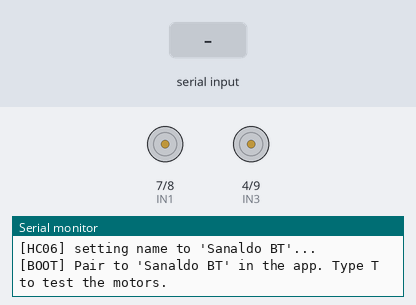
The sketch below on a simulated Arduino Nano, built with avr-gcc and run on an emulated ATmega328P. Shown: motor-driver pin pairs drawn as motors (green arrow = first pin HIGH = forward, orange = second pin HIGH = backward, longer = more drive, scaled by the enable pin), the last lines printed to the serial monitor. The inputs (shaded band) are chosen by the test bench.

Above: at 3.4 s.
3.5 s: byte 84 ('T') received over Serial
At 3.9 s:
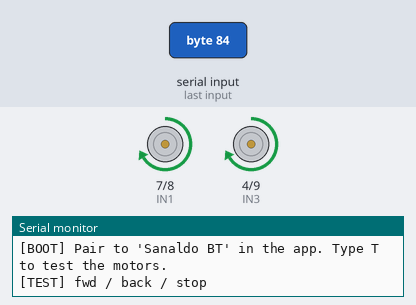
6.0 s: "G\n" received over Serial
At 7.7 s:
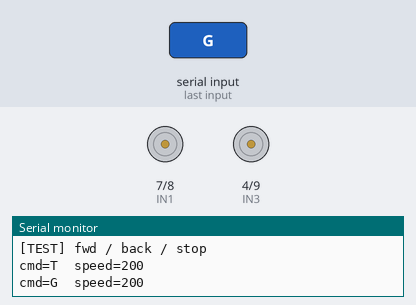
8.1 s: byte 76 ('L') received over Serial
At 8.5 s:
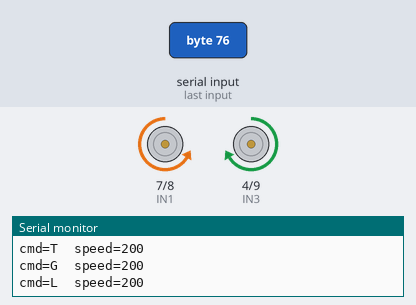
10.2 s: byte 82 ('R') received over Serial
At 10.6 s:
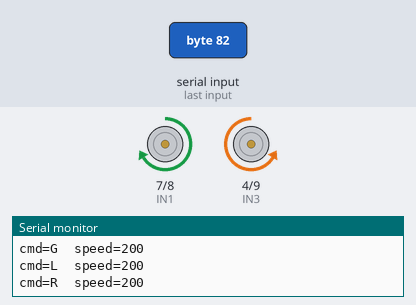
12.3 s: byte 73 ('I') received over Serial
At 12.7 s:
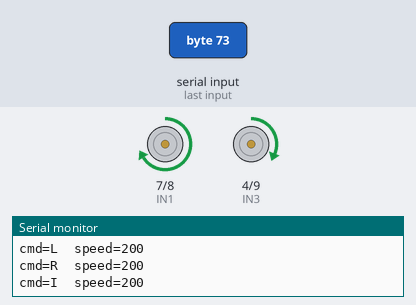
14.4 s: byte 74 ('J') received over Serial
At 14.8 s:
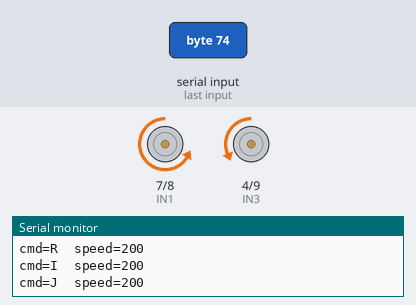
Timing chart, 0 to 17.4 s (numbered marks = the images above; inputs shaded):
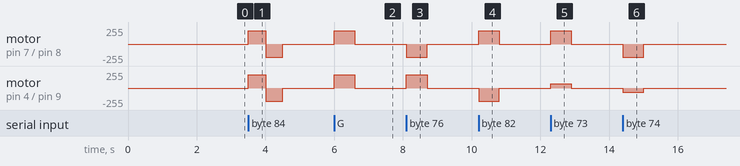

Measured:
- after the input at 3.5 s, motor on pin 7 (IN1) / pin 8 (IN2), motor on pin 4 (IN3) / pin 9 (IN4): stopped → forward 200/255 at once, → backward 200/255 0.50 s later, → stopped 0.50 s later
- after the input at 6.0 s, motor on pin 7 (IN1) / pin 8 (IN2), motor on pin 4 (IN3) / pin 9 (IN4): stopped → forward 200/255 at once, → stopped 0.60 s later
- after the input at 8.1 s, motor on pin 7 (IN1) / pin 8 (IN2): stopped → backward 200/255 at once, → stopped 0.60 s later; motor on pin 4 (IN3) / pin 9 (IN4): stopped → forward 200/255 at once, → stopped 0.60 s later
- after the input at 10.2 s, motor on pin 7 (IN1) / pin 8 (IN2): stopped → forward 200/255 at once, → stopped 0.60 s later; motor on pin 4 (IN3) / pin 9 (IN4): stopped → backward 200/255 at once, → stopped 0.60 s later
- after the input at 12.3 s, motor on pin 7 (IN1) / pin 8 (IN2): stopped → forward 200/255 at once, → stopped 0.60 s later; motor on pin 4 (IN3) / pin 9 (IN4): stopped → forward 66/255 at once, → stopped 0.60 s later
- after the input at 14.4 s, motor on pin 7 (IN1) / pin 8 (IN2): stopped → backward 200/255 at once, → stopped 0.60 s later; motor on pin 4 (IN3) / pin 9 (IN4): stopped → backward 66/255 at once, → stopped 0.60 s later

The sketch:

arduinonanohc06.ino
```cpp
// arduinonanohc06.ino — 2WD car driven by the "BT Arduino Car Controller" phone
// app (Devloper.xyz) over an HC-06 Bluetooth module. Arduino Nano.
//
// Board:  Arduino Nano (ATmega328P)
// BT:     HC-06 (Bluetooth Classic SPP) on SoftwareSerial — USB Serial stays free.
// Driver: L298N
//
// App protocol (one letter per button):
//   F=fwd  B=back  L=left  R=right   S=stop
//   I=fwd-right  G=fwd-left   J=back-right  H=back-left   (diagonals: inner wheel slowed)
//   '0'..'9' = speed slider.  Anything else -> printed as "unknown".
//
// WIRING (Nano -> HC-06):  D2 <- HC-06 TX,  D3 -> HC-06 RX (3.3V! use a divider),  5V, GND
// WIRING (Nano -> L298N):  D5->ENA D7->IN1 D8->IN2 (LEFT)   D6->ENB D4->IN3 D9->IN4 (RIGHT)

#include <SoftwareSerial.h>
SoftwareSerial BT(2, 3);            // RX (<-HC-06 TX), TX (->HC-06 RX)

#define ENA 5
#define IN1 7
#define IN2 8
#define ENB 6
#define IN3 4
#define IN4 9

int speedCar = 200;                 // 0..255, set by the app's '0'..'9' slider
const int speed_Coeff = 3;          // diagonal: inner wheel runs at speed/speed_Coeff
unsigned long lastCmd = 0;          // deadman timer (HC-06 has no link status)
const unsigned long TIMEOUT = 600;  // no command for this long -> stop
#define BT_NAME "Sanaldo BT"        // HC-06 name, set automatically at boot (see setup)

// one wheel, signed -255..255: direction pins + PWM magnitude
void wheel(int pwm, int a, int b, int s) {
  digitalWrite(a, s > 0);
  digitalWrite(b, s < 0);
  analogWrite(pwm, abs(s));
}
#define L(s) wheel(ENA, IN1, IN2, (s))
#define R(s) wheel(ENB, IN3, IN4, (s))

// send one HC-06 AT command (no CR/LF — HC-06 wants the whole token within ~1s) and echo the reply
void atWait(const char* cmd) {
  BT.print(cmd);
  unsigned long t = millis();
  while (millis() - t < 1100) while (BT.available()) Serial.write(BT.read());
  Serial.println();
}

// full fwd/back jog — if wheels move here but not from the app, it's the phone link, not wiring
void selftest() {
  Serial.println(F("[TEST] fwd / back / stop"));
  L(200); R(200); delay(500);
  L(-200); R(-200); delay(500);
  L(0); R(0);
}

void handle(char c) {
  lastCmd = millis();
  int v = speedCar, w = speedCar / speed_Coeff;
  switch (c) {
    case 'F': L( v); R( v); break;        // forward
    case 'B': L(-v); R(-v); break;        // back
    case 'L': L(-v); R( v); break;        // spin left
    case 'R': L( v); R(-v); break;        // spin right
    case 'I': L( v); R( w); break;        // forward-right
    case 'G': L( w); R( v); break;        // forward-left
    case 'J': L(-v); R(-w); break;        // back-right
    case 'H': L(-w); R(-v); break;        // back-left
    case 'S': L( 0); R( 0); break;        // stop
    case '0' ... '9': speedCar = map(c - '0', 0, 9, 100, 255); break;  // slider
    case 'T': selftest(); break;          // USB: type T to jog the motors
    default:  Serial.print(F("unknown: ")); Serial.println(c); return;
  }
  Serial.print(F("cmd=")); Serial.print(c);
  Serial.print(F("  speed=")); Serial.println(speedCar);
}

void pump(Stream& in) {
  while (in.available()) {
    char c = in.read();
    if (c != '\n' && c != '\r') handle(c);
  }
}

void setup() {
  Serial.begin(9600);
  BT.begin(9600);                   // HC-06 default baud
  pinMode(IN1, OUTPUT); pinMode(IN2, OUTPUT);
  pinMode(IN3, OUTPUT); pinMode(IN4, OUTPUT);
  pinMode(ENA, OUTPUT); pinMode(ENB, OUTPUT);
  L(0); R(0);

  // one-time rename: at power-on the HC-06 isn't paired yet, so it still takes AT commands
  Serial.println(F("[HC06] setting name to '" BT_NAME "'..."));
  atWait("AT");                  // -> OK
  atWait("AT+NAME" BT_NAME);     // -> OKsetname

  Serial.println(F("[BOOT] Pair to '" BT_NAME "' in the app. Type T to test the motors."));
}

void loop() {
  pump(Serial);                                 // USB monitor: T = selftest, or drive by hand
  pump(BT);                                      // phone app: drive commands
  if (millis() - lastCmd > TIMEOUT) { L(0); R(0); }   // safety: stale link -> stop
}
```
